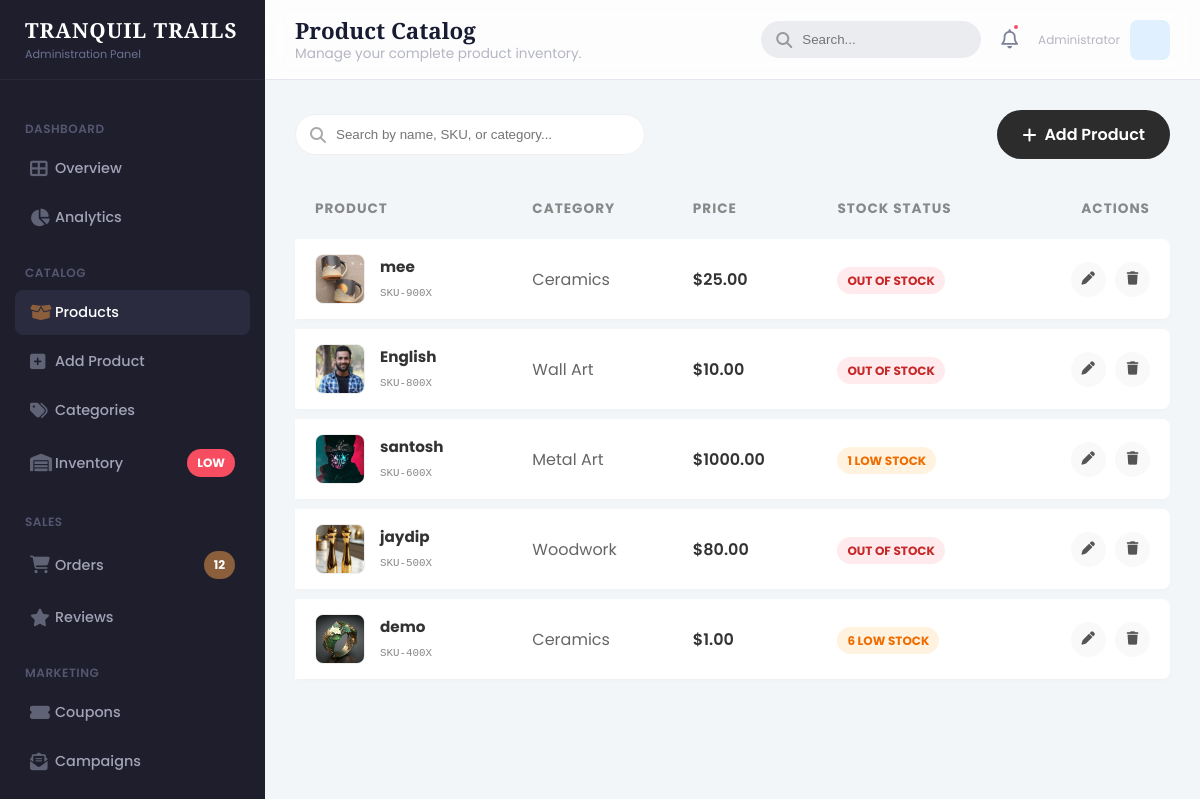
The page /admin-products/ on the database as committed earlier.
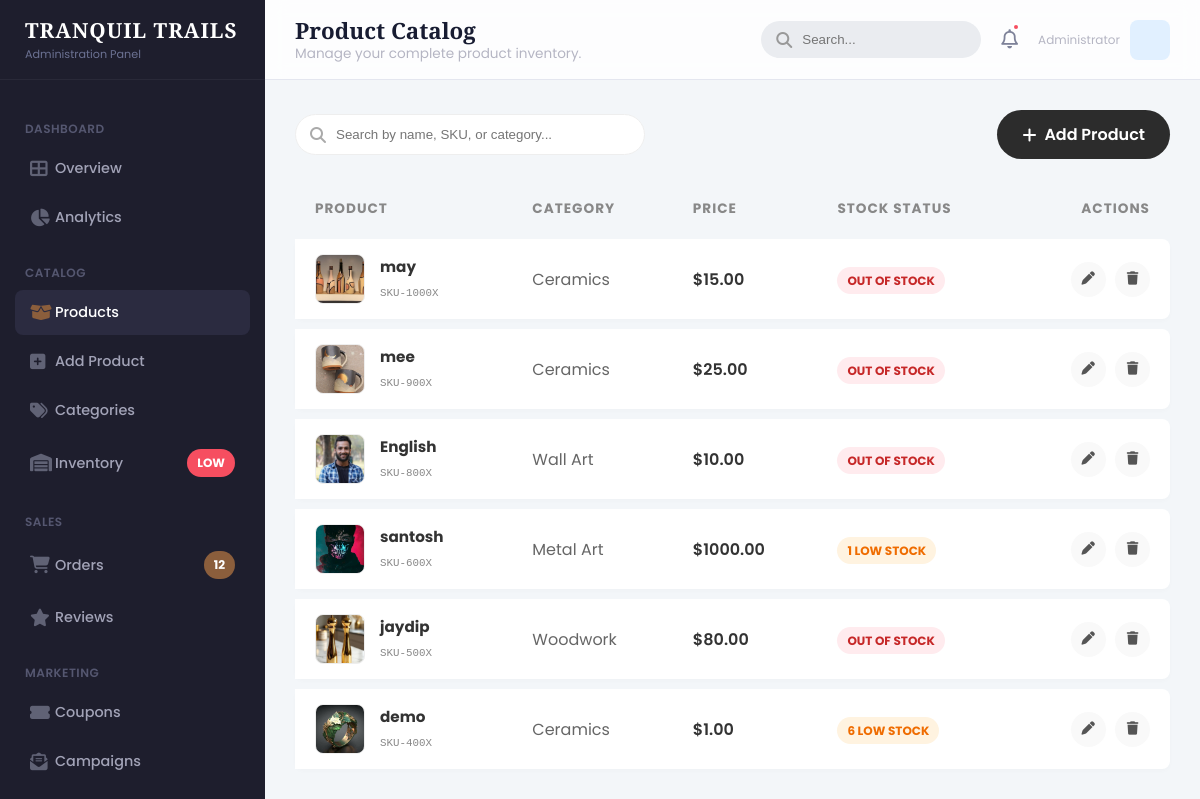
The same page on the database as committed later.
### core/models.py (models this page shows, shortened)
class Product(models.Model):
    category = models.ForeignKey(Category, related_name='products', on_delete=models.CASCADE)
    name = models.CharField(max_length=200)
    slug = models.SlugField(unique=True)
    image = models.ImageField(upload_to='products/')
    description = models.TextField(blank=True)
    price = models.DecimalField(max_digits=10, decimal_places=2)
    stock = models.PositiveIntegerField(default=0)
    available = models.BooleanField(default=True)
    created_at = models.DateTimeField(auto_now_add=True)
    updated_at = models.DateTimeField(auto_now=True)

class Category(models.Model):
    name = models.CharField(max_length=100)
    slug = models.SlugField(unique=True)
    image = models.ImageField(upload_to='categories/', blank=True, null=True)
    class Meta:
        verbose_name_plural = "Categories"

### core/views.py (the view)
# urls.py: path('admin-products/', views.admin_products, name='admin_products'),
def admin_products(request):
    products = Product.objects.all().order_by('-id')
    return render(request, 'admin/products.html', {'products': products})

### core/templates/admin/products.html (shortened to what this page needs)
{% extends 'admin/base_admin.html' %}
{% load static %}
{% block page_title %}Product Catalog{% endblock %}
{% block page_desc %}Manage your complete product inventory.{% endblock %}
{% block content %}
<div class="fade-in-up">
    <div style="display: flex; justify-content: space-between; align-items: center; margin-bottom: 30px; flex-wrap: wrap; gap: 20px;">
        <div style="position: relative;">
            <i class="fas fa-search" style="position: absolute; left: 15px; top: 50%; transform: translateY(-50%); color: #aaa;"></i>
            <input type="text" id="productSearch" placeholder="Search by name, SKU, or category..."
                   style="padding: 12px 12px 12px 40px; border: 1px solid #eee; border-radius: 30px; width: 350px; outline: none; transition: 0.3s;"
                   onfocus="this.style.borderColor='#8b5e3c'; this.style.width='370px'"
                   onblur="this.style.borderColor='#eee'; this.style.width='350px'">
        </div>
        <a href="{% url 'admin_add_product' %}"
           style="background: #2c2c2c; color: white; padding: 12px 25px; border-radius: 30px; text-decoration: none; font-weight: 600; display: flex; align-items: center; gap: 8px; transition: 0.3s;">
            <i class="fas fa-plus"></i> Add Product
        </a>
    </div>
    <table class="modern-table">
        <thead>
            <tr>
                <th>Product</th>
                <th>Category</th>
                <th>Price</th>
                <th>Stock Status</th>
                <th style="text-align: right;">Actions</th>
            </tr>
        </thead>
        <tbody id="productTableBody">
            {% for p in products %}
            <tr class="table-row">
                <td style="display: flex; align-items: center; gap: 15px;">
                    {% if p.image %}
                        <img src="{{ p.image.url }}" class="prod-img" alt="{{ p.name }}">
                    {% else %}
                        <div class="prod-img" style="display: flex; align-items: center; justify-content: center; color: #ccc;">
                            <i class="fas fa-image"></i>
                        </div>
                    {% endif %}
                    <div>
                        <strong style="display: block; color: #333; font-size: 0.95rem;">{{ p.name }}</strong>
                        <small style="color: #888; font-family: monospace;">SKU-{{ p.id }}00X</small>
                    </div>
                </td>
                <td style="color: #666;">
                    {% if p.category %}
                        {{ p.category.name }}
                    {% else %}
                        <span style="color: #aaa; font-style: italic;">Uncategorized</span>
                    {% endif %}
                </td>
                <td style="font-weight: 600; color: #333;">${{ p.price }}</td>
                <td>
                    {% if p.stock > 10 %}
                        <span class="badge status-in">{{ p.stock }} In Stock</span>
                    {% elif p.stock > 0 %}
                        <span class="badge status-low">{{ p.stock }} Low Stock</span>
                    {% else %}
                        <span class="badge status-out">Out of Stock</span>
                    {% endif %}
                </td>
                <td style="text-align: right;">
                    <button class="action-btn" title="Edit Details">
                        <i class="fas fa-pen"></i>
                    </button>
                    <form action="{% url 'admin_delete_product' p.id %}" method="POST" onsubmit="return confirm('Are you sure you want to delete {{ p.name }}?');" style="display: inline;">
                        <button type="submit" class="action-btn btn-delete" title="Delete Product" style="margin-left: 5px;">
                            <i class="fas fa-trash"></i>
                        </button>
                    </form>
                </td>
            </tr>
            {% endfor %}
        </tbody>
    </table>
</div>
{% endblock %}

Rows that differ between the two databases and show on the page:
added Product: image (picture), name "may", id "10", category.name "Ceramics", price "15.00", stock "OUT OF STOCK"
